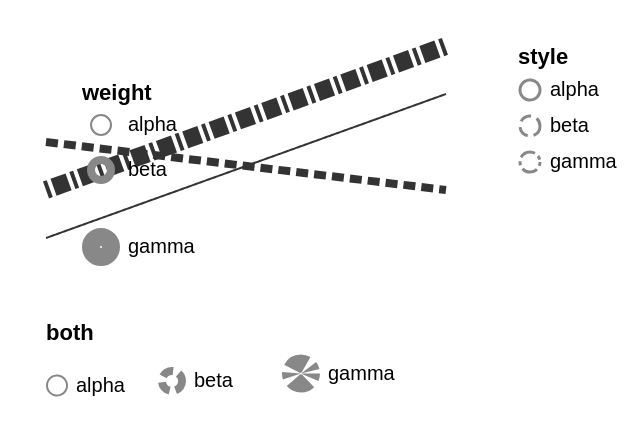

Source (Vega-Lite JSON):
### Vega specification from a JSON file in a GitHub repository (floating-point values rounded to 4 significant figures)
{"$schema": "https://vega.github.io/schema/vega/v6.json", "description": "A legend can be keyed to a strokeDash or a strokeWidth scale, which on a legend are channels naming scales and not the outline drawn round the legend. Each swatch is then drawn under its own dash pattern or at its own width, and a width scale changes how tall the rows are because upstream measures them from the scale rather than from symbolStrokeWidth.", "width": 200, "height": 120, "padding": 5, "background": "white", "data": [{"name": "t", "values": [{"c": "alpha", "x": 0, "v": 1}, {"c": "alpha", "x": 1, "v": 4}, {"c": "beta", "x": 0, "v": 3}, {"c": "beta", "x": 1, "v": 2}, {"c": "gamma", "x": 0, "v": 2}, {"c": "gamma", "x": 1, "v": 5}]}], "scales": [{"name": "x", "type": "linear", "domain": {"data": "t", "field": "x"}, "range": "width"}, {"name": "y", "type": "linear", "domain": {"data": "t", "field": "v"}, "range": "height"}, {"name": "dash", "type": "ordinal", "domain": {"data": "t", "field": "c"}, "range": [[1, 0], [6, 3], [2, 2, 8, 2]]}, {"name": "thick", "type": "ordinal", "domain": {"data": "t", "field": "c"}, "range": [1, 4, 9]}], "legends": [{"strokeDash": "dash", "title": "style", "orient": "right"}, {"strokeWidth": "thick", "title": "weight", "orient": "top-left"}, {"strokeDash": "dash", "strokeWidth": "thick", "title": "both", "orient": "bottom", "direction": "horizontal"}], "marks": [{"type": "group", "from": {"facet": {"data": "t", "name": "series", "groupby": "c"}}, "marks": [{"type": "line", "from": {"data": "series"}, "encode": {"enter": {"x": {"scale": "x", "field": "x"}, "y": {"scale": "y", "field": "v"}, "stroke": {"value": "#333333"}, "strokeDash": {"scale": "dash", "field": "c"}, "strokeWidth": {"scale": "thick", "field": "c"}}}}]}]}
